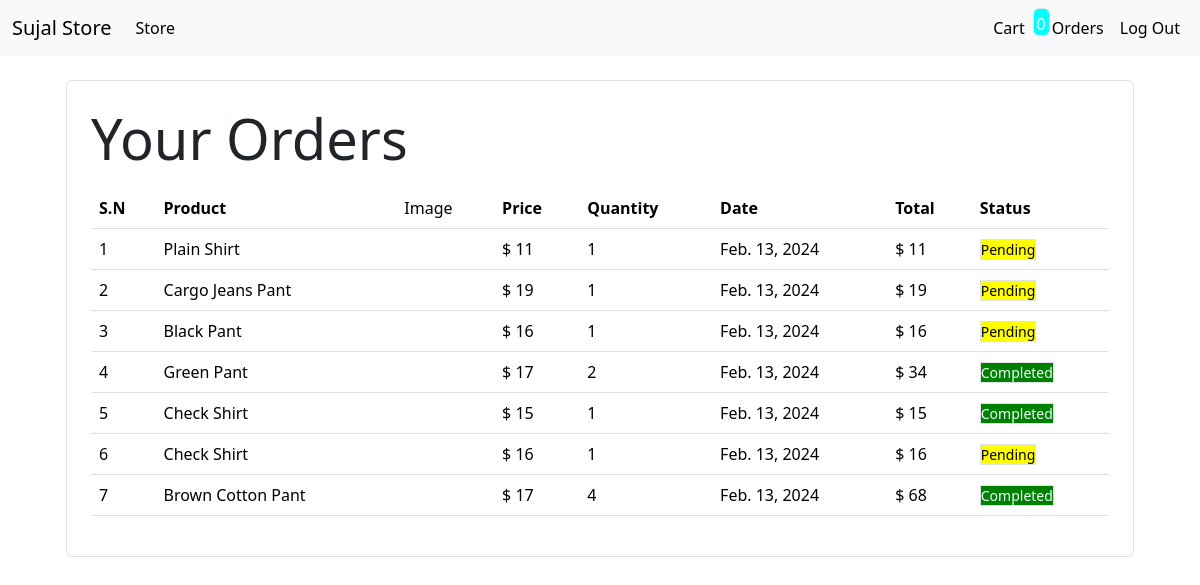
Screenshot of /orders (signed in) with the database file from the repository.
### store/models/order.py (models this page shows, shortened)
class Order(models.Model):
    product=models.ForeignKey(Product, on_delete=models.CASCADE)
    customer=models.ForeignKey(Customer, on_delete=models.CASCADE)
    quantity=models.IntegerField(default=1)
    price=models.IntegerField(default=1)
    address=models.CharField(max_length=50, default=" ", blank=True)
    phone=models.CharField(max_length=50, default=" ", blank=True)
    date=models.DateField(default=datetime.datetime.today)
    status=models.BooleanField(default=False)
    @staticmethod
    def get_orders_by_customer(customer_id):
        return Order\
            .objects\
                .filter(customer=customer_id)\
                .order_by('-date')

### store/models/product.py (models this page shows, shortened)
class Product(models.Model):
    name=models.CharField(max_length=40)
    category=models.ForeignKey(Category, on_delete=models.CASCADE, default=1)
    price=models.IntegerField(default=0)
    description=models.CharField(max_length=200, default='')
    image= models.ImageField(upload_to='uploads/products/')

### store/middlewares/auth.py (the view)
    def middleware(request):
        print(request.session.get('customer'))
        returnUrl= request.META['PATH_INFO']
        if not request.session.get('customer'):
            return redirect(f'login?return_url={returnUrl}')
        reponse=get_response(request)
        return reponse

### store/templatetags/custom_filter.py (called while the page is built)
@register.filter(name='multiply')
def multiply(number, number1):
    return number*number1

### store/views/Order.py (called while the page is built)
     def get(self, request):
        customer=request.session.get('customer')
        orders=Order.get_orders_by_customer(customer)
        return render(request, 'orders.html',{'orders':orders})

### store/templates/orders.html (shortened to what this page needs)
{% extends 'base.html' %}
{% block content%}
{% load cart %}
{% load custom_filter %}
<div class="container">
    <div class="border rounded p-4 m-4">
        <p class="display-4 ml-4 pl-4q">Your Orders</p>
        <table class="table">
            <thead>
                <th> S.N </th>
                <th> Product </th>
                <td> Image </td>
                <th> Price </th>
                <th> Quantity </th>
                <th> Date </th>
                <th> Total </th>
                <th> Status </th>
            </thead>
            <tbody>
                {%for order in orders %}
                <tr>
                   <td> {{ forloop.counter }} </td>
                   <td>{{ order.product.name }}</td>
                   <td> <img src="{{order.product.image.url}}" style="height: 60px;" class="rounded-circle" alt=""></td>
                   <td>$ {{ order.product.price }}</td>
                   <td>{{ order.quantity }}</td>
                   <td> {{ order.date }}</td>
                   <td>$ {{ order.quantity|default:0|multiply:order.price|default:0 }}</td>
                   <td>
                    {% if order.status %}
                        <small class="border" style="background-color: green; color: azure;">Completed</small>
                    {% else %}
                        <small class="border" style="background-color: yellow; color: black;">Pending</small>
                    {% endif %}
                    </td>
                </tr>
            </tbody>
            {% endfor %}
        </table>
    </div>
</div>
{% endblock %}

### store/templates/base.html (shortened to what this page needs)
<!doctype html>
<html lang="en">
  <head>
    <link href="https://cdn.jsdelivr.net/npm/bootstrap@5.3.2/dist/css/bootstrap.min.css" rel="stylesheet">
  </head>
  <body>
    {% load static %}
    <nav class="navbar navbar-expand-lg bg-body-tertiary">
        <div class="container-fluid">
          <a class="navbar-brand" href="/">Sujal Store</a>
          <div class="collapse navbar-collapse" id="navbarSupportedContent">
            <ul class="navbar-nav me-auto mb-2 mb-lg-0">
              <li class="nav-item">
                <a class="nav-link active" aria-current="page" href="#">Store</a>
              </li>
            </ul>
            <ul class="navbar-nav my-2 my-lg-0">
              <li class="nav-item" style="display: flex;">
                <a class="nav-link active" aria-current="page" href="/cart">Cart</a>
                 <span class="border rounded"
                 style="background-color: cyan; color: #fff; height: 70%; padding: 5%;">{{ request.session.cart.keys|length }}</span>
              </li>
              {% if request.session.customer%}
              <li class="nav-item">
                <a class="nav-link active" aria-current="page" href="/orders">Orders</a>
              </li>
                <li class="nav-item">
                  <a class="nav-link active" aria-current="page" href="/logout">Log Out</a>
                </li>
                  {%endif%}
              </ul>
          </div>
        </div>
      </nav>
      {% block content %}
      {% endblock %}
  </body>
</html>

### rows the page displays
Order: product.name "Plain Shirt", product.price "11", quantity "1", date "Feb. 13, 2024", quantity|multiply "11", status "Pending"
Order: product.name "Cargo Jeans Pant", product.price "19", quantity "1", date "Feb. 13, 2024", quantity|multiply "19", status "Pending"
Order: product.name "Black Pant", product.price "16", quantity "1", date "Feb. 13, 2024", quantity|multiply "16", status "Pending"
Order: product.name "Green Pant", product.price "17", quantity "2", date "Feb. 13, 2024", quantity|multiply "34", status "Completed"
Order: product.name "Check Shirt", product.price "15", quantity "1", date "Feb. 13, 2024", quantity|multiply "15", status "Completed"
Order: product.name "Check Shirt", product.price "16", quantity "1", date "Feb. 13, 2024", quantity|multiply "16", status "Pending"
Order: product.name "Brown Cotton Pant", product.price "17", quantity "4", date "Feb. 13, 2024", quantity|multiply "68", status "Completed"

### other values shown
{{ request.session.cart.keys|length }} "0"
